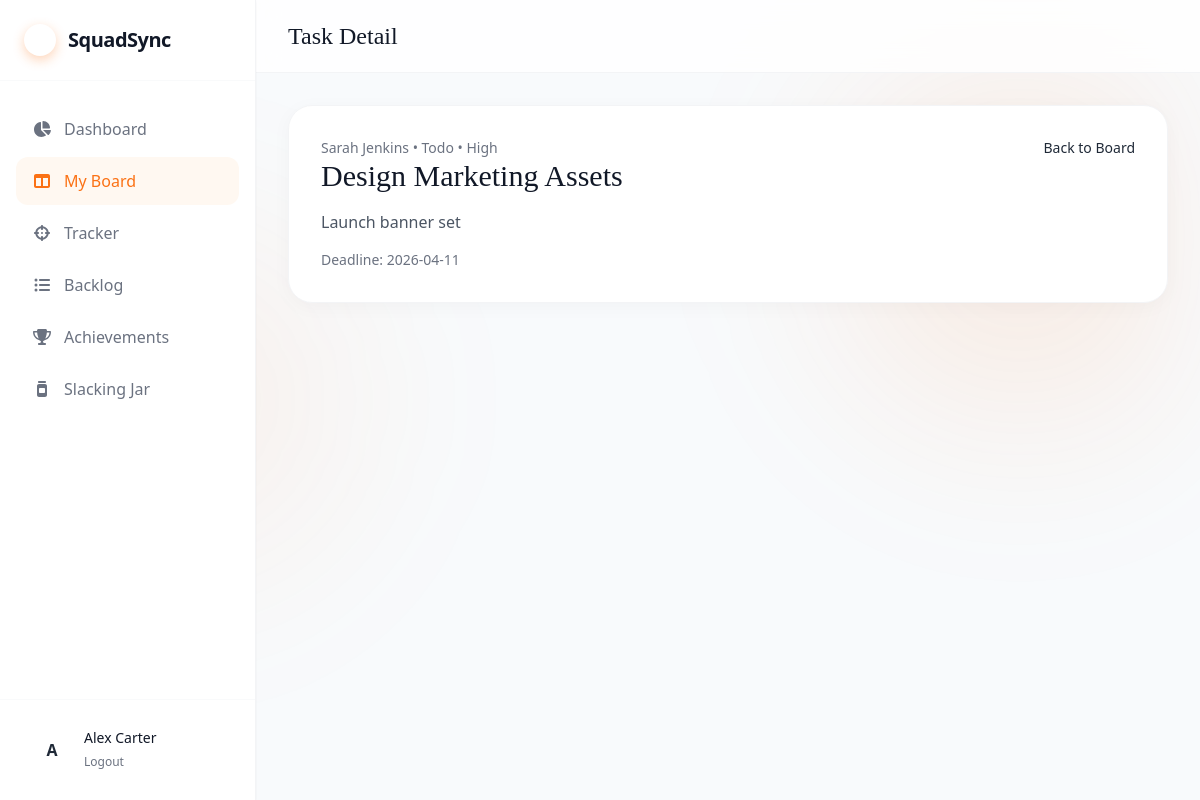
Page /tasks/2 (signed in) on the committed database.
### application/models.py (models this page shows, shortened)
class User(UserMixin, db.Model):
    id = db.Column(db.Integer, primary_key=True)
    name = db.Column(db.String(100), nullable=False)
    email = db.Column(db.String(120), unique=True, nullable=False)
    password_hash = db.Column(db.String(255), nullable=False)
    created_at = db.Column(db.DateTime, default=datetime.utcnow, nullable=False)
    tasks = db.relationship("Task", backref="user", lazy=True, cascade="all, delete-orphan")
    focuses = db.relationship(
        "CurrentFocus", backref="user", lazy=True, cascade="all, delete-orphan"
    )
    achievements = db.relationship(
        "Achievement", backref="user", lazy=True, cascade="all, delete-orphan"
    )
    fines = db.relationship(
        "SlackingJarEntry", foreign_keys="SlackingJarEntry.user_id", backref="target_user", lazy=True
    )

class TimestampMixin:
    created_at = db.Column(db.DateTime, default=datetime.utcnow, nullable=False)
    updated_at = db.Column(
        db.DateTime, default=datetime.utcnow, onupdate=datetime.utcnow, nullable=False
    )

class Task(TimestampMixin, db.Model):
    id = db.Column(db.Integer, primary_key=True)
    title = db.Column(db.String(140), nullable=False)
    description = db.Column(db.Text, nullable=True)
    status = db.Column(db.String(20), nullable=False, default="todo")
    priority = db.Column(db.String(20), nullable=False, default="medium")
    deadline = db.Column(db.Date, nullable=True)
    user_id = db.Column(db.Integer, db.ForeignKey("user.id"), nullable=False)

### application/routes.py (the view)
@main_bp.route("/tasks/<int:task_id>")
@login_required
def task_detail(task_id: int):
    task = db.session.get(Task, task_id)
    if not task:
        abort(404)
    return render_template("task_detail.html", active="board", task=task)

### application/models.py (called while the page is built)
@login_manager.user_loader
def load_user(user_id: str):
    return db.session.get(User, int(user_id))

### application/routes.py (called while the page is built)
@main_bp.app_context_processor
def inject_layout_context():
    return {"current_user": current_user}

### application/templates/task_detail.html (shortened to what this page needs)
{% extends 'base.html' %}
{% block header %}
<header class="bg-white/80 backdrop-blur-md border-b border-gray-100 sticky top-0 z-10 px-8 py-5 flex justify-between items-center">
    <div><h1 class="text-2xl font-serif text-gray-900">Task Detail</h1></div>
</header>
{% endblock %}
{% block content %}
<div class="max-w-5xl mx-auto panel p-8">
    <div class="flex justify-between items-start">
        <div>
            <p class="text-sm text-gray-500">{{ task.user.name }} • {{ task.status|title }} • {{ task.priority|title }}</p>
            <h2 class="text-3xl font-serif text-gray-900">{{ task.title }}</h2>
            <p class="text-gray-600 mt-4">{{ task.description or 'No description.' }}</p>
            <p class="text-sm text-gray-500 mt-4">Deadline: {{ task.deadline or 'Not set' }}</p>
        </div>
        <a href="{{ url_for('main.board') }}" class="text-brand-600 text-sm">Back to Board</a>
    </div>
</div>
{% endblock %}

### application/templates/base.html (shortened to what this page needs)
<!DOCTYPE html>
<html lang="en">
<head>
    <script src="https://cdn.tailwindcss.com"></script>
    <link rel="stylesheet" href="https://cdnjs.cloudflare.com/ajax/libs/font-awesome/6.4.0/css/all.min.css">
    <link rel="stylesheet" href="{{ url_for('static', filename='css/styles.css') }}">
</head>
<body class="min-h-screen font-sans text-gray-800 antialiased relative {% block body_class %}flex m-0 p-0{% endblock %}">
    <div class="mesh-bg"></div>
    {% block layout %}
    <aside class="w-64 bg-white border-r border-gray-100 flex-shrink-0 hidden md:flex flex-col h-screen sticky top-0 z-20 shadow-sm">
        <div class="p-6 flex items-center gap-3 border-b border-gray-50">
            <div class="w-8 h-8 rounded-full bg-brand-500 flex items-center justify-center text-white shadow-[0_4px_12px_rgba(251,113,20,0.3)]">
                <i class="fa-solid fa-bolt text-sm"></i>
            </div>
            <span class="font-bold text-xl tracking-tight text-gray-900">SquadSync</span>
        </div>
        <nav class="flex-1 overflow-y-auto py-6 px-4 space-y-1">
            <a href="{{ url_for('main.dashboard') }}" class="nav-link {% if active == 'dashboard' %}active{% endif %}"><i class="fa-solid fa-chart-pie w-5 text-center"></i>Dashboard</a>
            <a href="{{ url_for('main.board') }}" class="nav-link {% if active == 'board' %}active{% endif %}"><i class="fa-solid fa-columns w-5 text-center"></i>My Board</a>
            <a href="{{ url_for('main.tracker') }}" class="nav-link {% if active == 'tracker' %}active{% endif %}"><i class="fa-solid fa-crosshairs w-5 text-center"></i>Tracker</a>
            <a href="{{ url_for('main.backlog') }}" class="nav-link {% if active == 'backlog' %}active{% endif %}"><i class="fa-solid fa-list-ul w-5 text-center"></i>Backlog</a>
            <a href="{{ url_for('main.achievements') }}" class="nav-link {% if active == 'achievements' %}active{% endif %}"><i class="fa-solid fa-trophy w-5 text-center"></i>Achievements</a>
            <a href="{{ url_for('main.jar') }}" class="nav-link {% if active == 'jar' %}active{% endif %}"><i class="fa-solid fa-jar w-5 text-center"></i>Slacking Jar</a>
        </nav>
        <div class="p-4 border-t border-gray-50">
            <div class="flex items-center gap-3 px-4 py-3">
                <div class="w-10 h-10 rounded-full bg-brand-100 text-brand-700 flex items-center justify-center font-semibold">{{ current_user.name[:1] }}</div>
                <div>
                    <p class="text-sm font-medium text-gray-900">{{ current_user.name }}</p>
                    <form action="{{ url_for('auth.logout') }}" method="post">
                        <button class="text-xs text-gray-500 hover:text-brand-600">Logout</button>
                    </form>
                </div>
            </div>
        </div>
    </aside>
    <main class="flex-1 flex flex-col h-screen overflow-y-auto">
        {% block header %}{% endblock %}
        <div class="p-8 max-w-7xl mx-auto w-full space-y-6">
            {% block content %}{% endblock %}
        </div>
    </main>
    {% endblock %}
</body>
</html>

### application/static/css/styles.css (style rules this page uses)
body { margin: 0; padding: 0; background-color: #f8fafc; overflow-x: hidden; }
.mesh-bg { position: fixed; top: 0; left: 0; right: 0; bottom: 0; z-index: -1; background: radial-gradient(circle at 15% 50%, rgba(251, 113, 20, 0.08), transparent 25%), radial-gradient(circle at 85% 30%, rgba(251, 113, 20, 0.12), transparent 25%); filter: blur(60px); }
.nav-link { display: flex; align-items: center; gap: 0.75rem; padding: 0.75rem 1rem; color: #6b7280; border-radius: 0.75rem; font-weight: 500; transition: all 0.2s; }
.nav-link.active { background: #fff8f1; color: #fb7114; }
.panel { background: white; border: 1px solid #f3f4f6; border-radius: 1.5rem; box-shadow: 0 4px 20px rgba(0, 0, 0, 0.03); }

### rows in the picture
User: name "A", name "Alex Carter"
User: user.name "Sarah Jenkins"
Task: status "Todo", priority "High", title "Design Marketing Assets", description "Launch banner set", deadline "2026-04-11"
